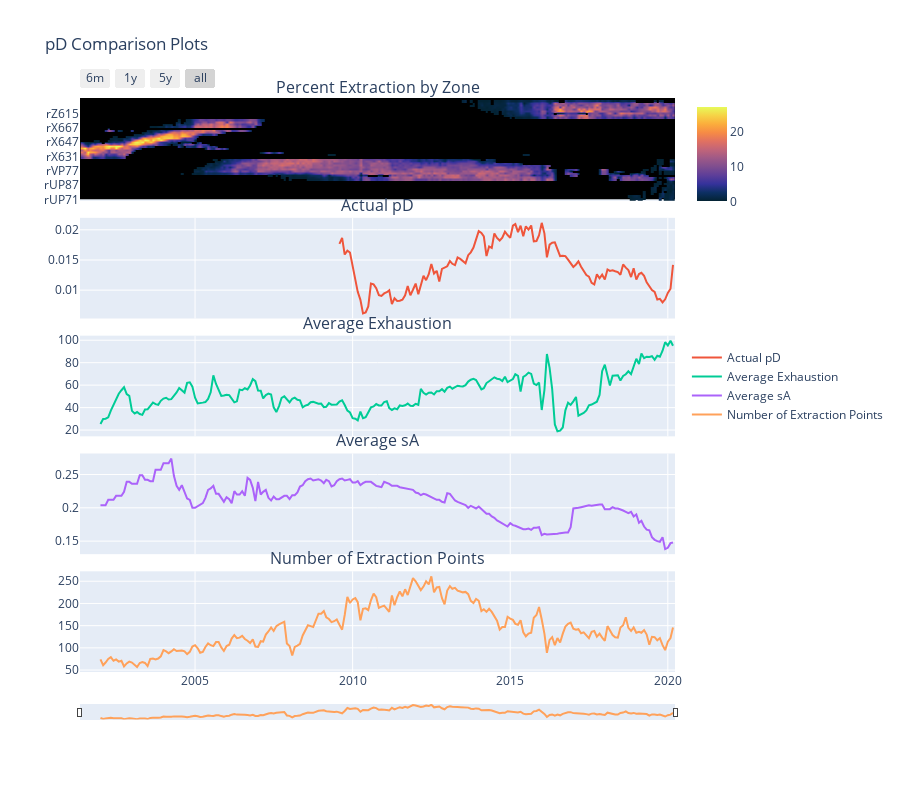

Notebook code cell kept with this figure:
### Code cell
# pD Comparison Plots - zone heatmap, plots of pD, exhaustion, sA, number of extract points
# 5 subplots
fig = make_subplots(rows=5,cols=1,
                   shared_xaxes=True,
                   vertical_spacing=0.03,
                    row_heights=[0.2,0.2,0.2,0.2,0.2],
                   subplot_titles=('Percent Extraction by Zone','Actual pD','Average Exhaustion','Average sA','Number of Extraction Points')
                   )
# set parameters for each plot
zone_map = go.Heatmap(
    z=zones['zone_percent_extracted'],
    x=zones['date'],
    y=zones['region_zone'],
    colorscale='thermal',
   connectgaps=False,
    zsmooth='best',
    name='Zone Extraction',
    colorbar=dict(
        len=0.2,y=0.905),
    showlegend=False
    )
pD_plot = go.Scatter(
    x = monthly_pD.datetime,
    y = monthly_pD.average_pD,
    name="Actual pD",
    yaxis='y2',
    showlegend=True)
exhaustion_plot = go.Scatter(
    x = monthly_pA.datetime,
    y = monthly_pA.average_exhaustion,
    name="Average Exhaustion",
    yaxis='y3',
    showlegend=True)
sA_plot = go.Scatter(
    x = monthly_pA.datetime,
    y = monthly_pA.average_sA,
    name="Average sA",
    yaxis='y4',
    showlegend=True)
number_points_plot = go.Scatter(
    x = monthly_pA.datetime,
    y = monthly_pA.number_extract_points,
    name="Number of Extraction Points",
    yaxis='y5',
    showlegend=True
    )
# Add traces to the plot
fig.append_trace(zone_map,1,1)
fig.append_trace(pD_plot,2,1)
fig.append_trace(exhaustion_plot,3,1)
fig.append_trace(sA_plot,4,1)
fig.append_trace(number_points_plot,5,1)

fig.update_layout(
    title_text='pD Comparison Plots',
    height=800,
    legend=dict(
        y=0.5)
)

# Add black background to heatmap
fig.update_layout(
    shapes=[
        dict(
            fillcolor='black',
            layer='below',
            line={'width':4,'color':'black'},
            type='rect',
            x0=zones.date.min(),
            x1=zones.date.max(),
            xref='x',
            y0=0.83,
            y1=1,
            yref='paper'
        )
    ]
)

# Adding range slider
fig.update_layout(
    xaxis1=dict(
        rangeselector=dict(
            buttons=list([
                dict(count=6,
                    label='6m',
                    step='month',
                    stepmode='backward'),
                dict(count=1,
                    label='1y',
                    step='year',
                    stepmode='backward'),
                dict(count=5,
                    label='5y',
                    step='year',
                    stepmode='backward'),
                dict(step='all')
            ])
        ),
#         rangeslider=dict(
#         visible=True
#         ),
        type='date',
        showgrid=False
    ),
    yaxis1=dict(showgrid=False),
    xaxis5=dict(
        rangeslider=dict(
            visible=True,
            thickness=0.025)
    )
)


fig.write_html('Visualizations/pD_plots.html')
fig.show()

### Figure 1 — Plotly figure (JSON) as saved in the notebook; plotly's stock layout.template omitted (floating-point values rounded to 4 significant figures; data arrays with more than 128 entries replaced by an {"elided": "..."} marker saying what was removed)
{"data": [{"colorbar": {"len": 0.2, "y": 0.905}, "colorscale": [[0, "rgb(3, 35, 51)"], [0.09091, "rgb(13, 48, 100)"], [0.1818, "rgb(53, 50, 155)"], [0.2727, "rgb(93, 62, 153)"], [0.3636, "rgb(126, 77, 143)"], [0.4545, "rgb(158, 89, 135)"], [0.5455, "rgb(193, 100, 121)"], [0.6364, "rgb(225, 113, 97)"], [0.7273, "rgb(246, 139, 69)"], [0.8182, "rgb(251, 173, 60)"], [0.9091, "rgb(246, 211, 70)"], [1, "rgb(231, 250, 90)"]], "connectgaps": false, "name": "Zone Extraction", "showlegend": false, "type": "heatmap", "x": {"elided": "2770 str values"}, "xaxis": "x", "y": {"elided": "2770 str values"}, "yaxis": "y", "z": {"elided": "2770 float values"}, "zsmooth": "best"}, {"name": "Actual pD", "showlegend": true, "type": "scatter", "x": ["2009-08-01", "2009-09-01", "2009-10-01", "2009-11-01", "2009-12-01", "2010-01-01", "2010-02-01", "2010-03-01", "2010-04-01", "2010-05-01", "2010-06-01", "2010-07-01", "2010-08-01", "2010-09-01", "2010-10-01", "2010-11-01", "2010-12-01", "2011-01-01", "2011-02-01", "2011-03-01", "2011-04-01", "2011-05-01", "2011-06-01", "2011-07-01", "2011-08-01", "2011-09-01", "2011-10-01", "2011-11-01", "2011-12-01", "2012-01-01", "2012-02-01", "2012-03-01", "2012-04-01", "2012-05-01", "2012-06-01", "2012-07-01", "2012-08-01", "2012-09-01", "2012-10-01", "2012-11-01", "2012-12-01", "2013-01-01", "2013-02-01", "2013-03-01", "2013-04-01", "2013-05-01", "2013-06-01", "2013-07-01", "2013-08-01", "2013-09-01", "2013-10-01", "2013-11-01", "2013-12-01", "2014-01-01", "2014-02-01", "2014-03-01", "2014-04-01", "2014-05-01", "2014-06-01", "2014-07-01", "2014-08-01", "2014-09-01", "2014-10-01", "2014-11-01", "2014-12-01", "2015-01-01", "2015-02-01", "2015-03-01", "2015-04-01", "2015-05-01", "2015-06-01", "2015-07-01", "2015-08-01", "2015-09-01", "2015-10-01", "2015-11-01", "2015-12-01", "2016-01-01", "2016-02-01", "2016-03-01", "2016-04-01", "2016-05-01", "2016-06-01", "2016-07-01", "2016-08-01", "2016-09-01", "2016-10-01", "2016-11-01", "2016-12-01", "2017-01-01", "2017-02-01", "2017-03-01", "2017-04-01", "2017-05-01", "2017-06-01", "2017-07-01", "2017-08-01", "2017-09-01", "2017-10-01", "2017-11-01", "2017-12-01", "2018-01-01", "2018-02-01", "2018-03-01", "2018-04-01", "2018-05-01", "2018-06-01", "2018-07-01", "2018-08-01", "2018-09-01", "2018-10-01", "2018-11-01", "2018-12-01", "2019-01-01", "2019-02-01", "2019-03-01", "2019-04-01", "2019-05-01", "2019-06-01", "2019-07-01", "2019-08-01", "2019-09-01", "2019-10-01", "2019-11-01", "2019-12-01", "2020-01-01", "2020-02-01", "2020-03-01"], "xaxis": "x2", "y": [0.01767, 0.01867, 0.0159, 0.01656, 0.01624, 0.01387, 0.01205, 0.00972, 0.008391, 0.00613, 0.006304, 0.007304, 0.01108, 0.01096, 0.01032, 0.009174, 0.009042, 0.009458, 0.00965, 0.00996, 0.007688, 0.008652, 0.0082, 0.00824, 0.008417, 0.009136, 0.01067, 0.009143, 0.01007, 0.01109, 0.009333, 0.011, 0.0124, 0.01165, 0.01264, 0.01435, 0.01275, 0.0132, 0.01141, 0.01352, 0.0137, 0.01395, 0.01484, 0.01437, 0.01414, 0.01541, 0.01518, 0.01478, 0.01445, 0.0158, 0.01627, 0.01705, 0.01841, 0.01977, 0.01948, 0.01891, 0.01565, 0.01725, 0.017, 0.0194, 0.01865, 0.01822, 0.0187, 0.01968, 0.01914, 0.01867, 0.02068, 0.02095, 0.01962, 0.02068, 0.01895, 0.02059, 0.02005, 0.02071, 0.01808, 0.01814, 0.01912, 0.02115, 0.01942, 0.01543, 0.01754, 0.01786, 0.01793, 0.01692, 0.01564, 0.01571, 0.01564, 0.01506, 0.01436, 0.01385, 0.01426, 0.01477, 0.01388, 0.0132, 0.01249, 0.01224, 0.01121, 0.01094, 0.01262, 0.01197, 0.01256, 0.01176, 0.01343, 0.01319, 0.01329, 0.01314, 0.013, 0.01254, 0.01427, 0.01373, 0.01331, 0.01217, 0.01363, 0.01174, 0.01266, 0.01288, 0.01238, 0.01129, 0.0106, 0.01003, 0.00972, 0.008435, 0.008564, 0.00797, 0.008481, 0.009533, 0.01023, 0.01419], "yaxis": "y2"}, {"name": "Average Exhaustion", "showlegend": true, "type": "scatter", "x": {"elided": "218 str values"}, "xaxis": "x3", "y": {"elided": "218 float values"}, "yaxis": "y3"}, {"name": "Average sA", "showlegend": true, "type": "scatter", "x": {"elided": "218 str values"}, "xaxis": "x4", "y": {"elided": "218 float values"}, "yaxis": "y4"}, {"name": "Number of Extraction Points", "showlegend": true, "type": "scatter", "x": {"elided": "218 str values"}, "xaxis": "x5", "y": {"elided": "218 int values"}, "yaxis": "y5"}], "layout": {"annotations": [{"font": {"size": 16}, "showarrow": false, "text": "Percent Extraction by Zone", "x": 0.5, "xanchor": "center", "xref": "paper", "y": 1, "yanchor": "bottom", "yref": "paper"}, {"font": {"size": 16}, "showarrow": false, "text": "Actual pD", "x": 0.5, "xanchor": "center", "xref": "paper", "y": 0.794, "yanchor": "bottom", "yref": "paper"}, {"font": {"size": 16}, "showarrow": false, "text": "Average Exhaustion", "x": 0.5, "xanchor": "center", "xref": "paper", "y": 0.588, "yanchor": "bottom", "yref": "paper"}, {"font": {"size": 16}, "showarrow": false, "text": "Average sA", "x": 0.5, "xanchor": "center", "xref": "paper", "y": 0.382, "yanchor": "bottom", "yref": "paper"}, {"font": {"size": 16}, "showarrow": false, "text": "Number of Extraction Points", "x": 0.5, "xanchor": "center", "xref": "paper", "y": 0.176, "yanchor": "bottom", "yref": "paper"}], "height": 800, "legend": {"y": 0.5}, "shapes": [{"fillcolor": "black", "layer": "below", "line": {"color": "black", "width": 4}, "type": "rect", "x0": "2001-06-01T00:00:00", "x1": "2020-03-01T00:00:00", "xref": "x", "y0": 0.83, "y1": 1, "yref": "paper"}], "title": {"text": "pD Comparison Plots"}, "xaxis": {"anchor": "y", "domain": [0, 1], "matches": "x5", "rangeselector": {"buttons": [{"count": 6, "label": "6m", "step": "month", "stepmode": "backward"}, {"count": 1, "label": "1y", "step": "year", "stepmode": "backward"}, {"count": 5, "label": "5y", "step": "year", "stepmode": "backward"}, {"step": "all"}]}, "showgrid": false, "showticklabels": false, "type": "date"}, "xaxis2": {"anchor": "y2", "domain": [0, 1], "matches": "x5", "showticklabels": false}, "xaxis3": {"anchor": "y3", "domain": [0, 1], "matches": "x5", "showticklabels": false}, "xaxis4": {"anchor": "y4", "domain": [0, 1], "matches": "x5", "showticklabels": false}, "xaxis5": {"anchor": "y5", "domain": [0, 1], "rangeslider": {"thickness": 0.025, "visible": true}}, "yaxis": {"anchor": "x", "domain": [0.824, 1], "showgrid": false}, "yaxis2": {"anchor": "x2", "domain": [0.618, 0.794]}, "yaxis3": {"anchor": "x3", "domain": [0.412, 0.588]}, "yaxis4": {"anchor": "x4", "domain": [0.206, 0.382]}, "yaxis5": {"anchor": "x5", "domain": [0, 0.176]}}}
